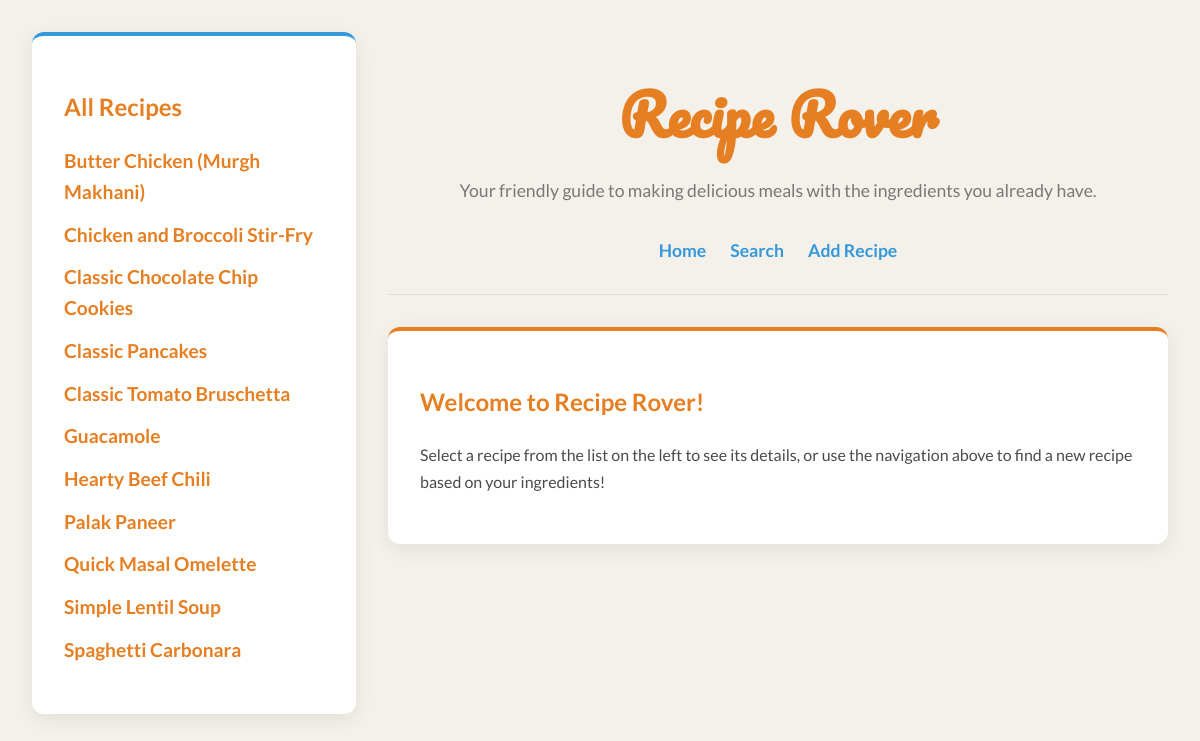
The page / on the database its author committed.
### tables this page shows
CREATE TABLE recipes (id INTEGER PRIMARY KEY, name TEXT NOT NULL UNIQUE,
                                  instructions TEXT NOT NULL, youtube_link TEXT);

### main.py (the view)
@app.get("/", response_class=HTMLResponse)
def view_all_recipes(request: Request):
    conn = get_db_connection()
    recipes = conn.execute("SELECT id, name FROM recipes ORDER BY name").fetchall()
    conn.close()
    return templates.TemplateResponse("index.html", {"request": request, "recipes": recipes})

### templates/index.html (shortened to what this page needs)
<!DOCTYPE html>
<html lang="en">
<head>
</head>
<body>
    <div class="container">
        <aside class="sidebar">
            <h2>All Recipes</h2>
            <ul>
                {% for recipe in recipes %}
                <li><a href="/recipe/{{ recipe.id }}">{{ recipe.name }}</a></li>
                {% endfor %}
            </ul>
        </aside>
        <main class="main-content">
            <h1>Recipe Rover</h1>
            <p class="app-description">Your friendly guide to making delicious meals with the ingredients you already have.</p>
            <nav>
                <a href="/">Home</a>
                <a href="/search">Search</a>
                <a href="/add">Add Recipe</a>
            </nav>
            {% if recipe_details %}
                <div class="details">
                    <h2>{{ recipe_details.name }}</h2>
                    <h3>Ingredients:</h3>
                    <ul>
                        {% for ing in ingredients %}
                        <li>{{ ing.quantity }} {{ ing.name }}</li>
                        {% endfor %}
                    </ul>
                    <h3>Instructions:</h3>
                    <p>{{ recipe_details.instructions }}</p>
                    {% if recipe_details.youtube_link %}
                    <p><strong>Video Tutorial:</strong> <a href="{{ recipe_details.youtube_link }}" target="_blank">Watch on YouTube</a></p>
                    {% endif %}
                </div>
            {% else %}
                <div class="details">
                    <h2>Welcome to Recipe Rover!</h2>
                    <p>Select a recipe from the list on the left to see its details, or use the navigation above to find a new recipe based on your ingredients!</p>
                </div>
            {% endif %}
        </main>
    </div>
</body>
</html>

### templates/index.html (style rules this page uses)
:root { --primary-color: #e67e22; --secondary-color: #3498db; --background-color: #f4f1ea; --text-color: #4a4a4a; --card-bg-color: #ffffff; --border-color: #e0e0e0; --shadow-color: rgba(0, 0, 0, 0.08); }
body { font-family: 'Lato', sans-serif; line-height: 1.6; background-color: var(--background-color); color: var(--text-color); margin: 0; padding: 2rem; }
.container { display: flex; max-width: 1200px; margin: auto; gap: 2rem; }
.sidebar { flex: 1; background: var(--card-bg-color); padding: 2rem; border-radius: 12px; box-shadow: 0 5px 20px var(--shadow-color); border-top: 4px solid var(--secondary-color); }
.main-content { flex: 3; }
h1, h2, h3 { color: var(--primary-color); }
h1 { font-family: 'Pacifico', cursive; font-size: 3.5rem; text-align: center; margin-bottom: 0; }
.app-description { text-align: center; color: #777; margin-bottom: 2rem; font-size: 1.1rem; }
nav { display: flex; justify-content: center; gap: 1.5rem; margin-bottom: 2rem; padding-bottom: 1.5rem; border-bottom: 1px solid var(--border-color); }
nav a { text-decoration: none; color: var(--secondary-color); font-weight: bold; font-size: 1.1em; transition: color 0.2s; position: relative; padding-bottom: 5px; }
nav a::after { content: ''; position: absolute; width: 0; height: 2px; bottom: 0; left: 0; background-color: #2980b9; transition: width 0.3s; }
ul { list-style-type: none; padding: 0; }
li { margin-bottom: 0.75rem; }
li a { text-decoration: none; color: var(--primary-color); font-size: 1.2em; font-weight: bold; transition: color 0.2s; }
.details { background: var(--card-bg-color); padding: 2rem; border-radius: 12px; box-shadow: 0 5px 20px var(--shadow-color); border-top: 4px solid var(--primary-color); }
.details p { white-space: pre-wrap; line-height: 1.7; }

### rows shown on the page
recipes: name "Butter Chicken (Murgh Makhani)"
recipes: name "Chicken and Broccoli Stir-Fry"
recipes: name "Classic Chocolate Chip Cookies"
recipes: name "Classic Pancakes"
recipes: name "Classic Tomato Bruschetta"
recipes: name "Guacamole"
recipes: name "Hearty Beef Chili"
recipes: name "Palak Paneer"
recipes: name "Quick Masal Omelette"
recipes: name "Simple Lentil Soup"
recipes: name "Spaghetti Carbonara"
